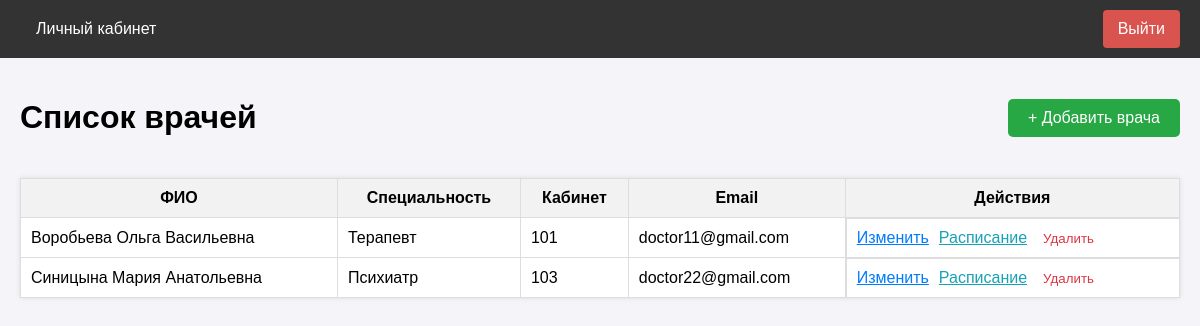
Page /admin/doctors (signed in) on the earlier database version.
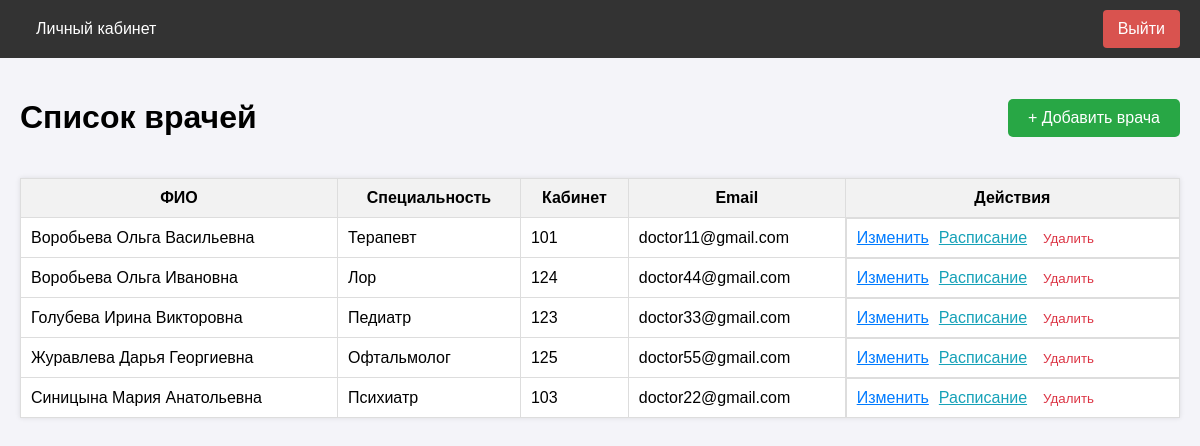
Same page on the later database version.
### app/models.py (models this page shows, shortened)
class User(UserMixin, db.Model):
    __tablename__ = 'users'
    id = db.Column(db.Integer, primary_key=True)
    username = db.Column(db.String(64), index=True, unique=True)
    email = db.Column(db.String(120), index=True, unique=True)
    phone = db.Column(db.String(20), index=True, unique=True)
    password_hash = db.Column(db.String(256))
    role = db.Column(db.String(20), index=True, default='patient')
    specialty = db.Column(db.String(100), nullable=True) # Для врача
    office_number = db.Column(db.String(10), nullable=True) # Для врача
    oms_number = db.Column(db.String(20), nullable=True) # Для пациента
    created_at = db.Column(db.DateTime, default=datetime.utcnow)
    appointments_as_patient = db.relationship('Appointment', foreign_keys='Appointment.patient_id', backref='patient', lazy='dynamic')
    appointments_as_doctor = db.relationship('Appointment', foreign_keys='Appointment.doctor_id', backref='doctor', lazy='dynamic')
    schedule_slots = db.relationship('ScheduleSlot', backref='doctor', lazy='dynamic')
    action_logs = db.relationship('ActionLog', backref='user', lazy='dynamic')

### app/admin/routes.py (the view)
@bp.route('/doctors')
@login_required
@role_required('admin')
def manage_doctors():
    doctors = User.query.filter_by(role='doctor').order_by(User.username).all()
    return render_template('admin/manage_doctors.html', title='Управление врачами', doctors=doctors)

### app/models.py (called while the page is built)
@login_manager.user_loader
def load_user(user_id):
    return User.query.get(int(user_id))

### app/utils.py (called while the page is built)
def role_required(role):
    def decorator(f):
        @wraps(f)
        def decorated_function(*args, **kwargs):
            if not current_user.is_authenticated:
                return redirect(url_for('auth.login'))
            if current_user.role != role:
                flash('У вас нет доступа к этой странице.')
                return redirect(url_for('main.index'))
            return f(*args, **kwargs)
        return decorated_function
    return decorator

### app/templates/admin/manage_doctors.html (shortened to what this page needs)
{% extends "base.html" %}
{% block content %}
<div style="display:flex; justify-content:space-between; align-items:center; margin-bottom:20px;">
    <h1>Список врачей</h1>
    <a href="{{ url_for('admin.add_doctor') }}" class="btn" style="background:#28a745; color:white; padding:10px 20px; text-decoration:none; border-radius:5px;">+ Добавить врача</a>
</div>
<table style="width:100%; border-collapse:collapse; background:white; box-shadow:0 0 5px rgba(0,0,0,0.1);">
    <tr style="background:#f2f2f2;">
        <th style="border:1px solid #ddd; padding:10px;">ФИО</th>
        <th style="border:1px solid #ddd; padding:10px;">Специальность</th>
        <th style="border:1px solid #ddd; padding:10px;">Кабинет</th>
        <th style="border:1px solid #ddd; padding:10px;">Email</th>
        <th style="border:1px solid #ddd; padding:10px;">Действия</th>
    </tr>
    {% for doc in doctors %}
    <tr>
        <td style="border:1px solid #ddd; padding:10px;">{{ doc.username }}</td>
        <td style="border:1px solid #ddd; padding:10px;">{{ doc.specialty }}</td>
        <td style="border:1px solid #ddd; padding:10px;">{{ doc.office_number }}</td>
        <td style="border:1px solid #ddd; padding:10px;">{{ doc.email }}</td>
        <td style="border:1px solid #ddd; padding:10px; display:flex; gap:10px;">
            <a href="{{ url_for('admin.edit_doctor', doctor_id=doc.id) }}" style="color:#007bff;">Изменить</a>
            <a href="{{ url_for('admin.manage_schedule', doctor_id=doc.id) }}" style="color:#17a2b8;">Расписание</a>
            <form action="{{ url_for('admin.delete_doctor', doctor_id=doc.id) }}" method="post" style="display:inline;" onsubmit="return confirm('Удалить врача? Это действие нельзя отменить.');">
                <button type="submit" style="border:none; background:none; color:#dc3545; cursor:pointer;">Удалить</button>
            </form>
        </td>
    </tr>
    {% else %}
    <tr><td colspan="5" style="border:1px solid #ddd; padding:10px; text-align:center;">Врачей пока нет.</td></tr>
    {% endfor %}
</table>
{% endblock %}

Differences in the rows shown:
added User: username "Воробьева Ольга Ивановна", specialty "Лор", office_number "124", email "doctor44@gmail.com"
added User: username "Голубева Ирина Викторовна", specialty "Педиатр", office_number "123", email "doctor33@gmail.com"
added User: username "Журавлева Дарья Георгиевна", specialty "Офтальмолог", office_number "125", email "doctor55@gmail.com"
